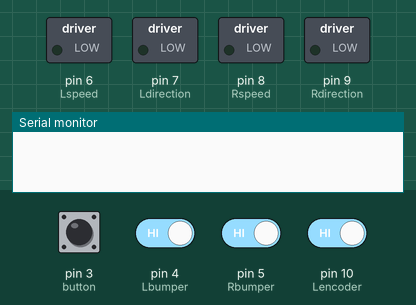
Recording of a sketch running on a simulated Arduino Uno, built with avr-gcc and run on an emulated ATmega328P. Shown: switched loads named in the sketch (green lamp = pin HIGH), the last lines printed to the serial monitor. Dashed ring = blinking. Inputs (shaded band) come from the test bench; at power-on: pin 3 (button), pin 4 (Lbumper), pin 5 (Rbumper), pin 10 (Lencoder) HIGH.

Above: at 0.8 s.
0.9 s: pin 3 (button) pulled LOW for 0.15 s
At 1.2 s:
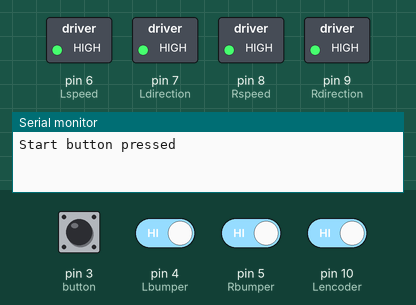
2.5 s: pin 4 (Lbumper) driven LOW
At 4.2 s:
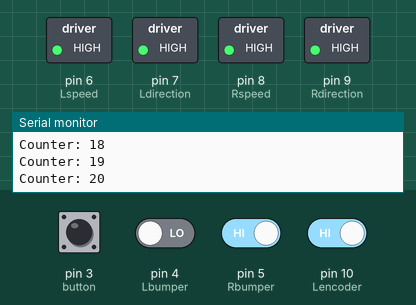
5.5 s: pin 5 (Rbumper) driven LOW
At 7.5 s:
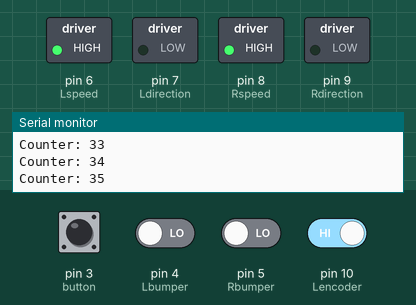
8.5 s: pin 4 (Lbumper) driven HIGH
At 9.27 s:
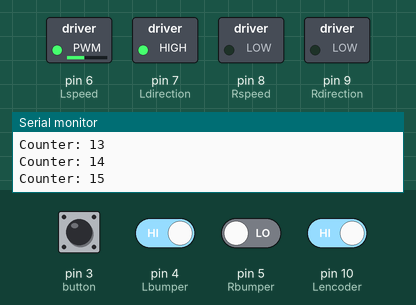
11.5 s: pin 5 (Rbumper) driven HIGH
At 12.16 s:
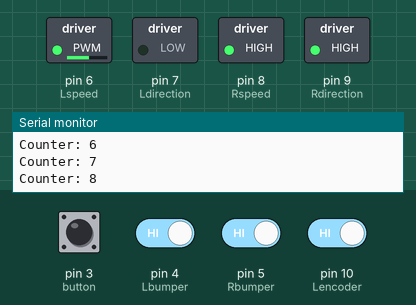
13.5 s: pin 4 (Lbumper) driven LOW and pin 10 (Lencoder) driven LOW
At 15.3 s:
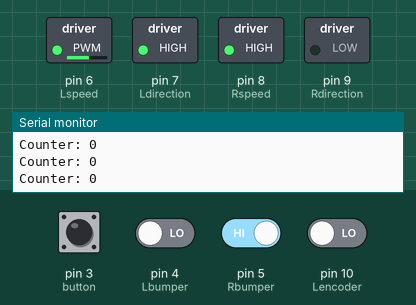
Timing chart, 0 to 16.8 s (numbered marks = the images above; inputs shaded):
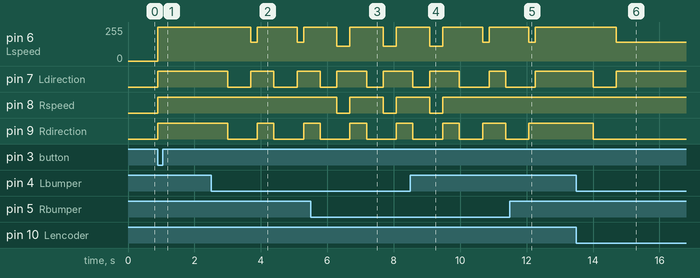

The sketch:

BumperDetection.ino
```cpp
#include <EEPROM.h>

#define button 3
#define Lbumper 4
#define Rbumper 5
#define Lspeed 6
#define Ldirection 7
#define Rspeed 8
#define Rdirection 9
#define Lencoder 10
#define Rencoder 11

byte left_speed;
byte right_speed;

void WaitButton(){
  if(!digitalRead(button)){
    Serial.println("Start button pressed");
    return;
  }else{
    WaitButton();
  }
}

void Forward(){
    digitalWrite(Ldirection, HIGH);
    digitalWrite(Rdirection, HIGH);
    analogWrite(Lspeed, left_speed);
    analogWrite(Rspeed, right_speed);
}

void Stop(){
    digitalWrite(Ldirection, HIGH);
    digitalWrite(Rdirection, HIGH);
    analogWrite(Lspeed, 0);
    analogWrite(Rspeed, 0);
}

void Backup(){
    digitalWrite(Ldirection, LOW);
    digitalWrite(Rdirection, LOW);
    analogWrite(Lspeed, left_speed);
    analogWrite(Rspeed, right_speed);
}

void Pivot(char direction, int degrees){      //pivot function
  int counter = 0;
  if(direction == 'L'){                     //left rotation
    if(degrees == 45){
      while(counter < 20){
      digitalWrite(Ldirection, LOW);
      digitalWrite(Rdirection, HIGH);
      analogWrite(Lspeed, 140);
      analogWrite(Rspeed, 140);

      int LwheelVal = digitalRead(Lencoder);
      counter = counter + LwheelVal;
      Serial.print("Counter: ");
      Serial.println(counter);
      }
      counter = 0;
    }

  }else if(direction == 'R'){           //right rotation
    if(degrees == 45){
      while(counter < 20){
      digitalWrite(Ldirection, HIGH);
      digitalWrite(Rdirection, LOW);
      analogWrite(Lspeed, 140);
      analogWrite(Rspeed, 140);

      int LwheelVal = digitalRead(Lencoder);
      counter = counter + LwheelVal;
      Serial.print("Counter: ");
      Serial.println(counter);
      }
      counter = 0;
    }
  }else if(direction == 'E'){
    if(degrees == 180){
      while(counter < 35){
        digitalWrite(Ldirection, HIGH);
        digitalWrite(Rdirection, LOW);
        analogWrite(Lspeed, 110);
        analogWrite(Rspeed, 110);

        int LwheelVal = digitalRead(Lencoder);
        counter = counter + LwheelVal;
        Serial.print("Counter: ");
        Serial.println(counter);
      }
    }
  }
}

void ReactBumpers(){
  if(!digitalRead(Lbumper)){
    delay(500);
    if(!digitalRead(Rbumper)){
      Backup();
      delay(500);
      Pivot('E',180);
    }else{
       Backup();
       delay(700);
       Pivot('R',45);
    }
  }else if(!digitalRead(Rbumper)){
    delay(500);
    if(!digitalRead(Lbumper)){
      Backup();
      delay(500);
      Pivot('E',180);
    }else{
       Backup();
       delay(700);
       Pivot('L',45);
    }
  }
}


void setup(){
  Serial.begin(9600);
  pinMode(button,INPUT);
  pinMode(Lbumper,INPUT);
  pinMode(Rbumper,INPUT);
  pinMode(Lspeed,OUTPUT);
  pinMode(Ldirection,OUTPUT);
  pinMode(Rspeed, OUTPUT);
  pinMode(Rdirection,OUTPUT);
  pinMode(Lencoder,INPUT);
  pinMode(Rencoder,INPUT);

  left_speed = EEPROM.read(0);
  right_speed = EEPROM.read(1);

  WaitButton();                 //initial button to turn it on
}

void loop(){
  Forward();
  ReactBumpers();
}
```

Measured:
- after the input at 0.9 s, pin 6 (Lspeed): 0/255 → 255/255 at once; pin 7 (Ldirection), pin 8 (Rspeed), pin 9 (Rdirection): LOW → HIGH at once
- after the input at 2.5 s, pin 6 (Lspeed): alternates 255/255 for 1.2 s and 140/255 for 0.19 s, starting after 1.2 s; pin 7 (Ldirection): alternates HIGH for 0.69 s and LOW for 0.70 s, starting after 0.50 s; pin 9 (Rdirection): alternates HIGH for 0.50 s and LOW for 0.89 s, starting after 0.50 s
- after the input at 5.5 s, pin 8 (Rspeed): alternates HIGH for 1.0 s and LOW for 0.40 s, starting after 0.79 s
- after the input at 8.5 s, pin 8 (Rspeed): goes on until 9.5 s, then stays HIGH
- after the input at 11.5 s, pin 7 (Ldirection): goes on until 12.3 s, then stays HIGH; pin 9 (Rdirection): goes on until 12.1 s, then stays HIGH
- after the input at 13.5 s, pin 6 (Lspeed): 255/255 → 140/255 after 1.2 s; pin 7 (Ldirection): HIGH → LOW after 0.50 s, → HIGH 0.70 s later; pin 9 (Rdirection): HIGH → LOW after 0.50 s
